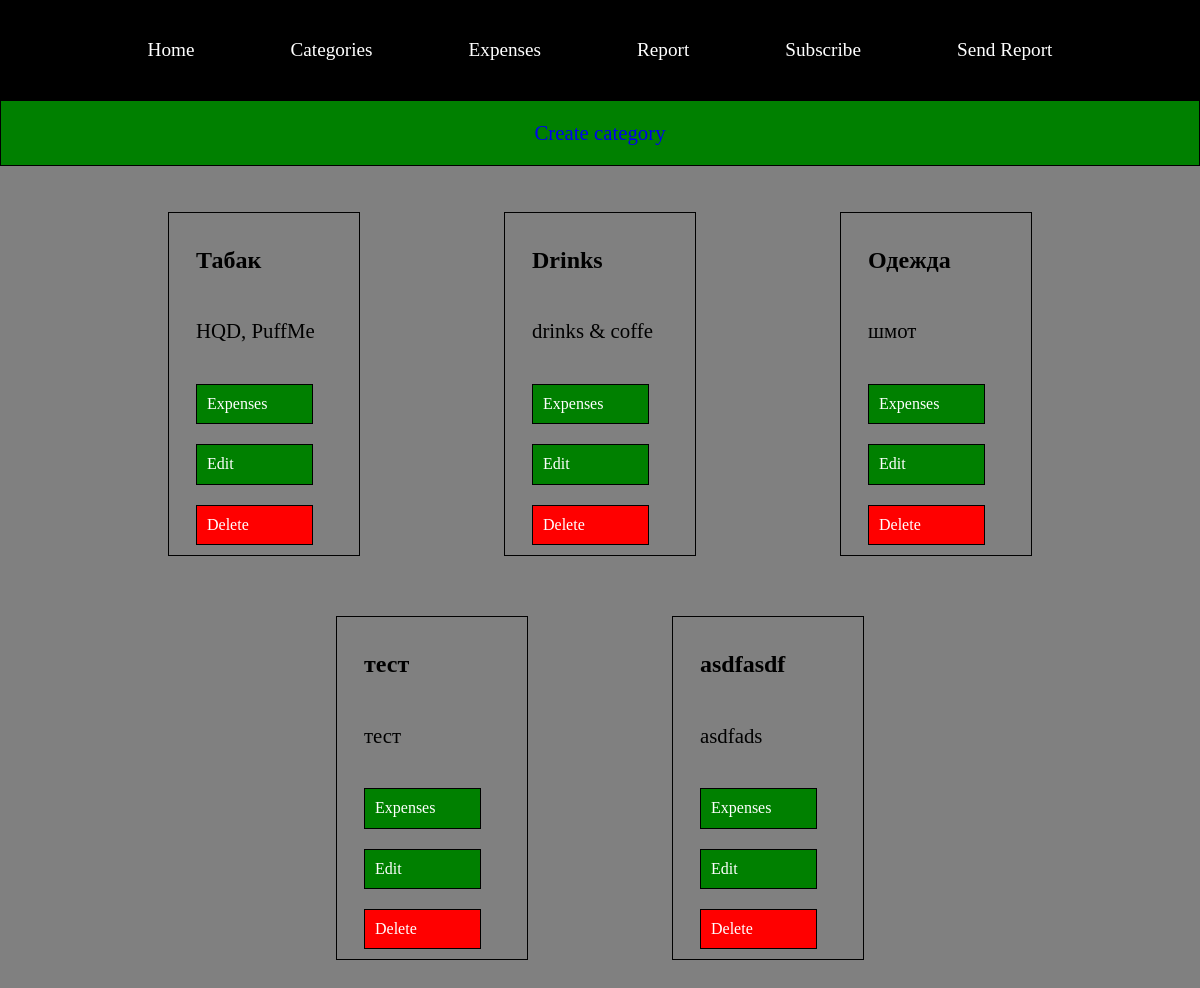
/category/all, run on the app's committed database.
### base/models.py (models this page shows, shortened)
class Category(models.Model):
    name = models.CharField(max_length=50)
    description = models.TextField()
    date_created = models.DateTimeField(timezone.now())
    class Meta:
        verbose_name_plural = 'Categories'

### base/views.py (the view)
# urls.py: path('category/all', views.get_categories, name='get_categories'),
def get_categories(request):
    categories = Category.objects.all()
    context = {'categories': categories}
    return render(request, "categories.html", context=context)

### base/templates/categories.html
{% extends 'base.html' %}
{% block content %}
    <div class="category__wrapper">
        <a href="{% url 'create_category' %}" class="category__create">Create category</a>
        <ul class="category__list">
            {% for cat in categories %}
                <li class="category__list-item">
                    <div class="category__list-card">
                        <h3 class="category__name"> {{ cat.name }} </h3>
                        <p class="category__desc"> {{ cat.description }} </p>
                        <a href="{{ cat.id }}">Expenses</a>
                        <a href="{% url 'update_category' pk=cat.id %}">Edit</a>
                        <a class="delete__btn" href="{% url 'delete_category' pk=cat.id %}">Delete</a>
                    </div>
                </li>
            {% endfor %}
        </ul>
    </div>
{% endblock %}

### mystaticfiles/style.css (style rules this page uses)
body { background-color: gray; min-height: 100vh; display: flex; flex-direction: column; }

### mystaticfiles/categories.css (style rules this page uses)
.category__wrapper { display: flex; flex-direction: column; }
.category__wrapper > a:link, a:visited { font-size: 1.3rem; display: flex; flex-direction: row; text-decoration: none; border: 1px solid black; padding: 20px; justify-content: center; align-items: center; background-color: green; }
.category__list-card > a:link, a:visited { width: 70%; margin-top: 20px; color: white; text-decoration: none; border: 1px solid black; background-color: green; padding: 10px; }
.category__list-card > a.delete__btn { background-color: red; }
.category__list { list-style-type: none; display: flex; gap: 15%; flex-direction: row; flex-wrap: wrap; padding-right: 10%; padding-left: 10% ; justify-content: center; align-items: center; }
.category__list-item { box-sizing: border-box; border: 1px solid black; width: 20%; padding: 10px; display: flex; flex-direction: column; justify-content: center; align-items: center; margin-top: 30px; margin-bottom: 30px; }
.category__list-card { display: flex; flex-direction: column; width: 80% }
.category__name { font-size: 1.5rem; }
.category__desc { font-size: 1.3rem; }

### mystaticfiles/expense.css (style rules this page uses)
.delete__btn { background-color: red; }

### data on the page
Category: name "Табак", description "HQD, PuffMe"
Category: name "Drinks", description "drinks & coffe"
Category: name "Одежда", description "шмот"
Category: name "тест", description "тест"
Category: name "asdfasdf", description "asdfads"
